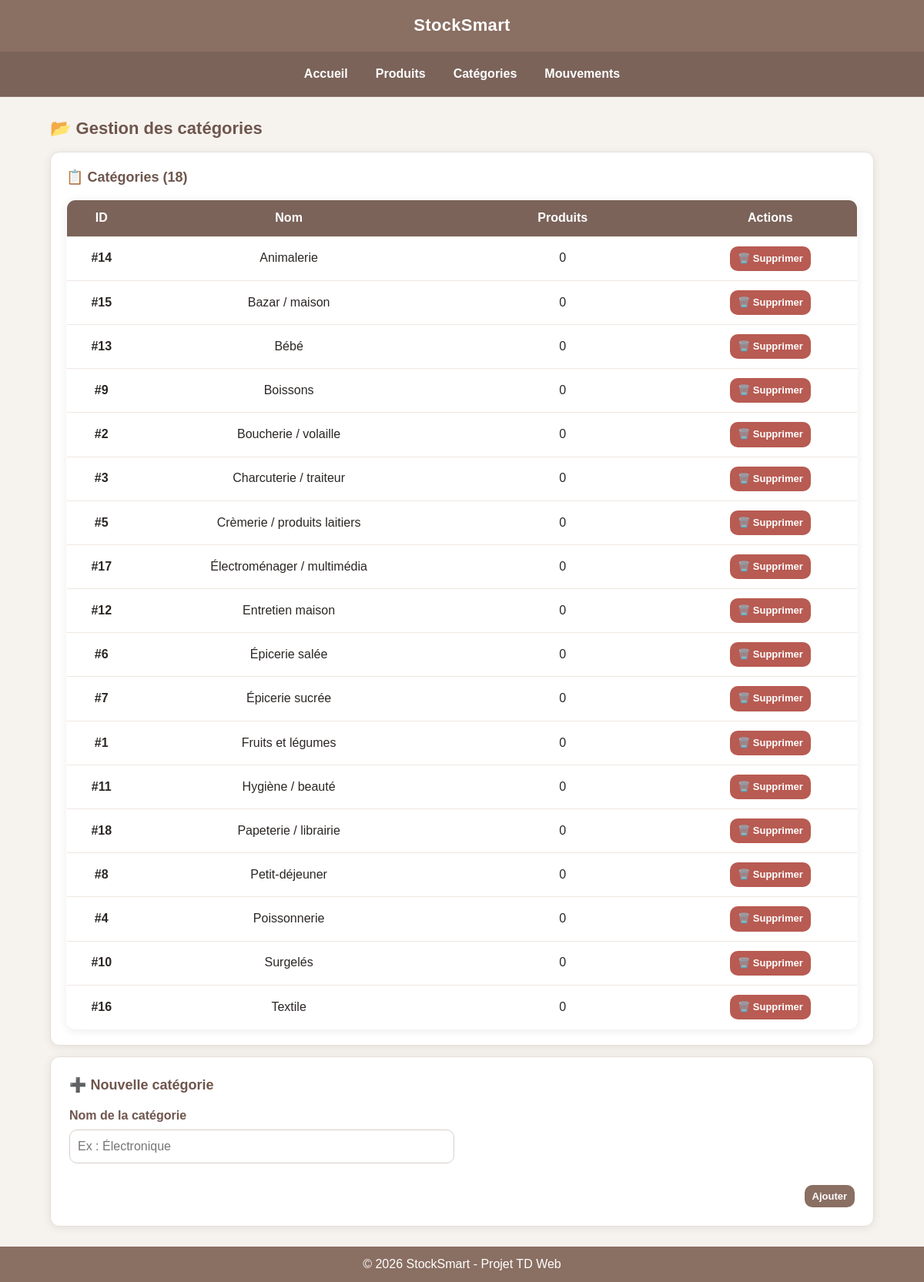
/categories.php, run on the app's committed database.
### tables this page shows
CREATE TABLE categories (
    id INT UNSIGNED AUTO_INCREMENT PRIMARY KEY,
    nom VARCHAR(100) NOT NULL UNIQUE,
    emoji VARCHAR(10) DEFAULT '📦',
    couleur VARCHAR(7) DEFAULT '#3b82f6',
    description TEXT,
    created_at TIMESTAMP DEFAULT CURRENT_TIMESTAMP
);

### categories.php (the view, shortened to what this page needs)
<?php
require_once '../config.php';
$categories = $pdo->query("SELECT * FROM categories ORDER BY nom")->fetchAll();
?>
<!DOCTYPE html>
<html lang="fr">
<head>
    <link rel="stylesheet" href="../css/style.css">
</head>
<body>
<header>
    <h1>StockSmart</h1>
</header>
<nav>
    <a href="../index.php">Accueil</a>
    <a href="produits.php">Produits</a>
    <a href="categories.php">Catégories</a>
    <a href="mouvements.php">Mouvements</a>
</nav>
<div class="page-entity">
    <h2>📂 Gestion des catégories</h2>
    <div class="section">
        <h3>📋 Catégories (<?= count($categories) ?>)</h3>
        <table>
            <thead>
                <tr>
                    <th>ID</th>
                    <th>Nom</th>
                    <th>Produits</th>
                    <th>Actions</th>
                </tr>
            </thead>
            <tbody>
            <?php foreach ($categories as $cat): ?>
                <tr>
                    <td><strong>#<?= $cat['id'] ?></strong></td>
                    <td><?= htmlspecialchars($cat['nom']) ?></td>
                    <td>
                        <?php
                        $nb = $pdo->prepare("SELECT COUNT(*) FROM produits WHERE categorie_id = ?");
                        $nb->execute([$cat['id']]);
                        echo $nb->fetchColumn();
                        ?>
                    </td>
                    <td>
                        <a href="?supprimer=<?= $cat['id'] ?>"
                           class="btn btn-sm btn-danger"
                           onclick="return confirm('Supprimer <?= htmlspecialchars($cat['nom']) ?> ?')">
                            🗑️ Supprimer
                        </a>
                    </td>
                </tr>
            <?php endforeach; ?>
            </tbody>
        </table>
    </div>
    <div class="section section-form">
        <h3>➕ Nouvelle catégorie</h3>
        <form method="POST" class="form-entity">
            <div class="form-group">
                <label for="nom">Nom de la catégorie</label>
                <input type="text" id="nom" name="nom" placeholder="Ex : Électronique" required>
            </div>
            <div class="form-actions">
                <button type="submit" name="ajouter" class="btn btn-sm">Ajouter</button>
            </div>
        </form>
    </div>
</div>
<footer>
    © 2026 StockSmart - Projet TD Web
</footer>
</body>
</html>

### style.css (style rules this page uses)
* { margin: 0; padding: 0; box-sizing: border-box; }
:root { --bg: #f6f3ef; --surface: #ffffff; --text: #2b2624; --muted: #6c6460; --primary: #8a6f63; --primary-dark: #6f564d; --accent: #b9a79f; --border: #e7dfda; --danger: #b85b52; --danger-dark: #9b4740; --success: #4f8a6b; --warn: #b07a3a; --shadow: 0 2px 12px rgba(0, 0, 0, 0.08); --radius: 12px; }
body { font-family: Arial, Helvetica, sans-serif; background: var(--bg); color: var(--text); line-height: 1.4; }
a { color: var(--primary-dark); text-decoration: none; }
header { background: var(--primary); color: #fff; padding: 18px 20px; text-align: center; }
header h1 { font-size: 22px; font-weight: 800; letter-spacing: 0.3px; }
nav { background: #7b635a; padding: 10px; display: flex; justify-content: center; gap: 12px; flex-wrap: wrap; border-bottom: 1px solid rgba(255, 255, 255, 0.15); }
nav a { color: #fff; font-weight: 700; padding: 8px 12px; border-radius: 10px; transition: 0.2s; }
.page-entity { max-width: 1100px; margin: 26px auto; padding: 0 15px; }
h2 { margin: 18px 0 12px; font-size: 22px; color: var(--primary-dark); }
.page-entity h3 { margin: 0 0 16px; font-size: 18px; color: var(--primary-dark); }
.section { background: var(--surface); border: 1px solid var(--border); border-radius: var(--radius); box-shadow: var(--shadow); padding: 20px; margin: 14px 0; }
.section-form { padding: 24px; }
.form-entity { display: grid; grid-template-columns: repeat(2, minmax(0, 1fr)); gap: 14px 20px; }
.form-group { display: flex; flex-direction: column; }
.form-group label { font-weight: 800; color: var(--primary-dark); margin-bottom: 6px; }
.form-group input, .form-group select, .form-group textarea { width: 100%; padding: 10px; border-radius: 10px; border: 1px solid #d9cfca; margin-bottom: 0; outline: none; background: #fff; color: var(--text); font: inherit; }
.form-actions { grid-column: 1 / -1; margin-top: 14px; display: flex; gap: 10px; justify-content: flex-end; }
table { width: 100%; border-collapse: collapse; background: var(--surface); border-radius: var(--radius); overflow: hidden; box-shadow: var(--shadow); border: 1px solid var(--border); margin-top: 10px; }
thead { background: #7b635a; color: #fff; }
th, td { padding: 12px; text-align: center; border-bottom: 1px solid #efe7e2; }
button, .btn { background: var(--primary); color: #fff; border: none; padding: 10px 14px; border-radius: 10px; cursor: pointer; font-weight: 800; transition: 0.2s; text-decoration: none; display: inline-block; }
.btn-danger { background: var(--danger); }
.btn-sm { padding: 7px 10px; font-size: 13px; }
footer { text-align: center; padding: 12px; margin-top: 25px; background: var(--primary); color: #fff; }
table th:nth-child(1), table td:nth-child(1) { width: 90px; }
table th:nth-child(2), table td:nth-child(2) { min-width: 110px; }
table th:nth-child(3), table td:nth-child(3) { min-width: 180px; }

### data on the page
categories: id "14", nom "Animalerie", fetchColumn "0"
categories: id "15", nom "Bazar / maison", fetchColumn "0"
categories: id "13", nom "Bébé", fetchColumn "0"
categories: id "9", nom "Boissons", fetchColumn "0"
categories: id "2", nom "Boucherie / volaille", fetchColumn "0"
categories: id "3", nom "Charcuterie / traiteur", fetchColumn "0"
categories: id "5", nom "Crèmerie / produits laitiers", fetchColumn "0"
categories: id "17", nom "Électroménager / multimédia", fetchColumn "0"
categories: id "12", nom "Entretien maison", fetchColumn "0"
categories: id "6", nom "Épicerie salée", fetchColumn "0"
categories: id "7", nom "Épicerie sucrée", fetchColumn "0"
categories: id "1", nom "Fruits et légumes", fetchColumn "0"
categories: id "11", nom "Hygiène / beauté", fetchColumn "0"
categories: id "18", nom "Papeterie / librairie", fetchColumn "0"
categories: id "8", nom "Petit-déjeuner", fetchColumn "0"
categories: id "4", nom "Poissonnerie", fetchColumn "0"
categories: id "10", nom "Surgelés", fetchColumn "0"
categories: id "16", nom "Textile", fetchColumn "0"

### other printed values
count($categories) "18"
